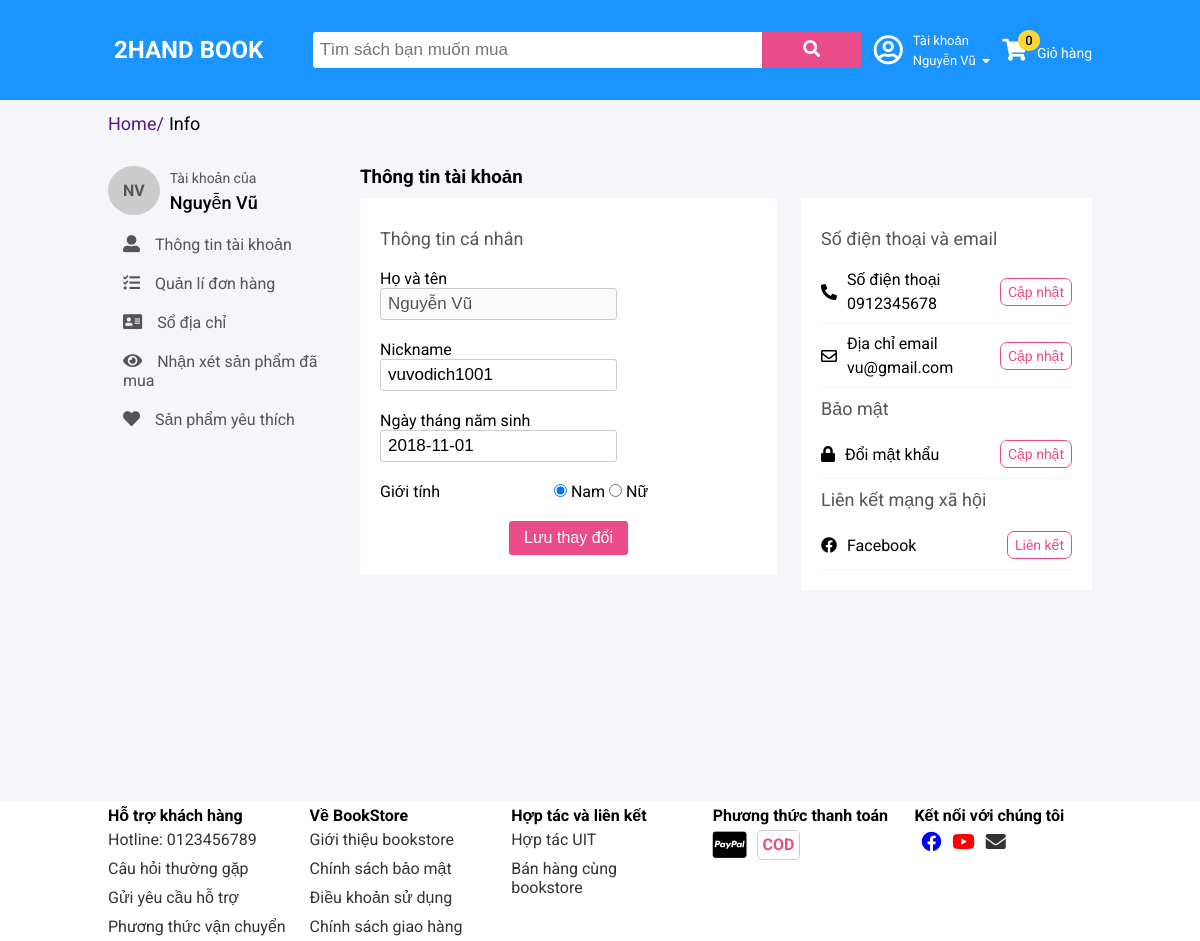
The app's page /account/info (signed in) with its own data.
### tables this page shows
CREATE TABLE `customer` (
  `customer_id` int(11) NOT NULL,
  `email` varchar(45) DEFAULT NULL,
  `first_name` varchar(45) DEFAULT NULL,
  `last_name` varchar(45) DEFAULT NULL,
  `password` varchar(100) DEFAULT NULL,
  `birthday` date DEFAULT NULL,
  `loan` float DEFAULT NULL,
  `gender` varchar(10) DEFAULT NULL,
  `phone` varchar(45) DEFAULT NULL,
  `nickname` varchar(50) DEFAULT NULL,
  `register_date` datetime DEFAULT current_timestamp()
);

### controllers/BaseController.php (called while the page is built, shortened)
<?php
class BaseController {
    protected function view($path, array $data = []) {
        $path = self::BASE_FOLDER_VIEW . '/' . str_replace('.', '/', $path) . '.php';
        return include($path);
    }
}

### controllers/AccountController.php (called while the page is built, shortened)
<?php
class AccountController extends BaseController {
    private $customerModel;
    private $info;
    private $customerId;
    public function __construct() {
        $this->customerModel = new CustomerModel();
        $this->info = $this->customerModel->getById($_SESSION['customer']['customer_id']);
        $this->customerId = $_SESSION['customer']['customer_id'];
    }
    public function redirectInfo() {
        $customer = $this->customerModel->getById($this->customerId);
        return $this->view('frontend.accounts.info', ['customer' => $customer, 'info' => $this->info]);
    }
}

### index.php (called while the page is built, shortened)
<?php
include './core/Database.php';
include './models/BaseModel.php';
include './controllers/BaseController.php';
$actionName = $_REQUEST['action'] ?? 'index';
$controllerObject = new $controllerName;
$controllerObject->$actionName();

### models/BaseModel.php (called while the page is built, shortened)
<?php
class BaseModel extends Database {
    protected $db;
    public function __construct() {
        $this->db = $this->connect();
    }
    public function find($table, $id) {
        $sql = "select * from $table where ${table}_id = :id limit 1";
        $stmt = $this->db->prepare($sql);
        $stmt->execute(['id' => $id]);
        return $stmt->fetch();
    }
}

### core/Database.php (called while the page is built, shortened)
<?php
class Database {
    public function connect() {
        $host = self::HOST;
        $username = self::USERNAME;
        $password = self::PASSWORD;
        $dbname = self::DB_NAME;
        try {
            $connect = new PDO("mysql:host=$host;dbname=$dbname", $username, $password);
            $connect->setAttribute(PDO::ATTR_ERRMODE, PDO::ERRMODE_EXCEPTION);
            $connect->setAttribute(PDO::ATTR_DEFAULT_FETCH_MODE, PDO::FETCH_ASSOC);
            return $connect;
        } catch (PDOException $e) {
            echo "Connection failed: " . $e->getMessage();
        }
    }
}

### models/CustomerModel.php (called while the page is built, shortened)
<?php
class CustomerModel extends BaseModel {
    public function getById($customerId) {
        return $this->find(self::TABLE, $customerId);
    }
}

### views/frontend/accounts/info.php (the view, shortened to what this page needs)
<div class="grid wide">
    <div class="row">
        <div class="col l-12">
            <div class="breadcrumb">
                <ul>
                    <li class="breadcrumb-item"><a href="">Home/</a></li>
                    <li class="breadcrumb-item"><a href=""></a>Info</li>
                </ul>
            </div>
        </div>
    </div>
    <div class="row account-container">
        <div class="col l-3">
            <?php $this->view('frontend.accounts.sidebar', ['info' => $info]) ?>
        </div>
        <div class="col l-9">
            <div class="account-info-person">
                <h3>Thông tin tài khoản</h3>
                <div class="row">
                    <div class="col l-7">
                        <form action="index.php?controller=account&action=updateInfo" id="form-info" method="POST">
                            <p class="info-title">Thông tin cá nhân</p>
                            <div class="form-group-info">
                                <label for="">Họ và tên</label>
                                <input type="text" name="" id="" disabled="disabled" value="<?php echo ucfirst($customer['first_name']) . ' ' . ucfirst($customer['last_name']) ?>">
                            </div>
                            <div class="form-group-info">
                                <label for="">Nickname</label>
                                <input type="text" name="nickname" id="nickname" value="<?php echo empty($customer['nickname']) ? '' : $customer['nickname'] ?>">
                            </div>
                            <div class="form-group-info">
                                <label for="">Ngày tháng năm sinh</label>
                                <input type="text" name="birthday" id="birthday" value="<?php echo empty($customer['birthday']) ? '' : $customer['birthday'] ?>" onfocus="this.type = 'date'">
                            </div>
                            <div class="form-group-info">
                                <label for="">Giới tính</label>
                                <input type="radio" name="gender" id="" value="nam" <?php if ($customer['gender'] == 'nam') echo 'checked' ?>>
                                <span>Nam</span>
                                <input type="radio" name="gender" id="" value="nu" <?php if ($customer['gender'] == 'nu') echo 'checked' ?>>
                                <span>Nữ</span>
                            </div>
                            <div class="form-group-button">
                                <button class="btn active">Lưu thay đổi</button>
                            </div>
                    </div>
                    <div class="col l-5">
                        <div class="more-info">
                            <p class="info-title">Số điện thoại và email</p>
                            <div class="info-wrap">
                                <div class="info-wrap-body">
                                    <i class="fas fa-phone-alt"></i>
                                    <div>
                                        <p>Số điện thoại</p>
                                        <p><?php echo empty($customer['phone']) ? 'Chưa có' : $customer['phone']; ?> </p>
                                    </div>
                                </div>
                                <div>
                                    <a href="account/info/update-phone" class="btn-update-info btn-account-action">Cập nhật</a>
                                </div>
                            </div>
                            <div class="info-wrap">
                                <div class="info-wrap-body">
                                    <i class="far fa-envelope"></i>
                                    <div>
                                        <p>Địa chỉ email</p>
                                        <p><?php echo $customer['email'] ?></p>
                                    </div>
                                </div>
                                <div>
                                    <a href="account/info/update-email" class="btn-update-info btn-account-action">Cập nhật</a>
                                </div>
                            </div>
                            <p class="info-title">Bảo mật</p>
                            <div class="info-wrap">
                                <div class="info-wrap-body">
                                    <i class="fas fa-lock"></i>
                                    <div>
                                        <p>Đổi mật khẩu</p>
                                    </div>
                                </div>
                                <div>
                                    <a href="account/info/change-password" class="btn-update-info btn-account-action">Cập nhật</a>
                                </div>
                            </div>
                            <p class="info-title">Liên kết mạng xã hội</p>
                            <div class="info-wrap">
                                <div class="info-wrap-body">
                                    <i class="fab fa-facebook"></i>
                                    <div>
                                        <p>Facebook</p>
                                    </div>
                                </div>
                                <div>
                                    <a href="index.php?controller=account&action=linkFacebook" class="btn-update-info btn-account-action">Liên kết</a>
                                </div>
                            </div>
                        </div>
                    </div>
                </div>
            </div>
        </div>
    </div>
</div>

### views/frontend/accounts/sidebar.php (shortened to what this page needs)
<div class="account-wrap">
    <div class="account-avatar customer-image">
        <?php echo substr($info['first_name'], 0, 1) . '' . substr($info['last_name'], 0, 1) ?>
    </div>
    <div class="account-info">
        <span>Tài khoản của</span>
        <p><?php echo ucfirst($info['first_name']) . ' ' . ucfirst($info['last_name']) ?></p>
    </div>
</div>
<ul class="account-list">
    <li class="account-item"><a href="account/info"><i class="account-icon fas fa-user-alt"></i>Thông tin tài khoản</a></li>
    <li class="account-item"><a href="account/order"><i class="account-icon fas fa-tasks"></i>Quản lí đơn hàng</a></li>
    <li class="account-item"><a href="account/address"><i class="account-icon fas fa-address-card"></i></i>Sổ địa chỉ</a></li>
    <li class="account-item"><a href="account/comment"><i class="account-icon fas fa-eye"></i>Nhận xét sản phẩm đã mua</a></li>
    <li class="account-item"><a href="account/favourite"><i class="account-icon fas fa-heart"></i>Sản phẩm yêu thích</a></li>
</ul>

### public/frontend/css/grid.css (style rules this page uses)
.grid { width: 100%; display: block; padding: 0; }
.grid.wide { max-width: 1200px; margin: 0 auto; }
.row { display: flex; flex-wrap: wrap; margin-left: -4px; margin-right: -4px; }
.col { padding-left: 4px; padding-right: 4px; }
@media (min-width: 740px) { .row { margin-left: -8px; margin-right: -8px; } }
@media (min-width: 740px) { .col { padding-left: 8px; padding-right: 8px; } }
@media (min-width: 1113px) { .row { margin-left: -12px; margin-right: -12px; } }
@media (min-width: 1113px) { .col { padding-left: 12px; padding-right: 12px; } }
@media (min-width: 1113px) { .l-1, .l-2, .l-2-4, .l-3, .l-4, .l-5, .l-6, .l-7, .l-8, .l-9, .l-10, .l-11, .l-12 { display: block; } }
@media (min-width: 1113px) { .l-3 { flex: 0 0 25%; max-width: 25%; } }
@media (min-width: 1113px) { .l-5 { flex: 0 0 41.66667%; max-width: 41.66667%; } }
@media (min-width: 1113px) { .l-7 { flex: 0 0 58.33333%; max-width: 58.33333%; } }
@media (min-width: 1113px) { .l-9 { flex: 0 0 75%; max-width: 75%; } }
@media (min-width: 1113px) { .l-12 { flex: 0 0 100%; max-width: 100%; } }
@media (min-width: 1024px) and (max-width: 1239px) { .wide { width: 984px; } }
@media (min-width: 1024px) and (max-width: 1239px) { .wide .row { margin-left: -12px; margin-right: -12px; } }
@media (min-width: 1024px) and (max-width: 1239px) { .wide .col { padding-left: 12px; padding-right: 12px; } }
@media (min-width: 1024px) and (max-width: 1239px) { .wide .l-1, .wide .l-2, .wide .l-2-4, .wide .l-3, .wide .l-4, .wide .l-5, .wide .l-6, .wide .l-7, .wide .l-8, .wide .l-9, .wide .l-10, .wide .l-11, .wide .l-12 { display: block; } }
@media (min-width: 1024px) and (max-width: 1239px) { .wide .l-3 { flex: 0 0 25%; max-width: 25%; } }
@media (min-width: 1024px) and (max-width: 1239px) { .wide .l-5 { flex: 0 0 41.66667%; max-width: 41.66667%; } }
@media (min-width: 1024px) and (max-width: 1239px) { .wide .l-7 { flex: 0 0 58.33333%; max-width: 58.33333%; } }
@media (min-width: 1024px) and (max-width: 1239px) { .wide .l-9 { flex: 0 0 75%; max-width: 75%; } }
@media (min-width: 1024px) and (max-width: 1239px) { .wide .l-12 { flex: 0 0 100%; max-width: 100%; } }

### public/frontend/css/base.css (style rules this page uses)
:root { --text-color: #333; --white-color: #fff; --main-color: #ea4c89; --button-color: #ff434e; --star-color: #ffd52e; --success-color: #00ab56; }
* { padding: 0; margin: 0; box-sizing: inherit; }
html { font-family: "Roboto", sans-serif; box-sizing: border-box; }
.btn { display: inline-block; text-decoration: none; padding: 8px 15px; outline: none; border: none; background-color: var(--white-color); font-size: 16px; font-weight: 500; border-radius: 3px; cursor: pointer; transition: opacity linear 0.2s; min-width: 100px; }
.btn.active { background-color: var(--main-color); color: var(--white-color); }

### records on screen
customer: first_name "N", last_name "V", first_name "Nguyễn", last_name "Vũ", first_name+last_name "Nguyễn Vũ", nickname "vuvodich1001", birthday "2018-11-01", gender "☑", phone "0912345678", email "vu@gmail.com"

### other values on screen
$firstName "Nguyễn"
$lastName "Vũ"
